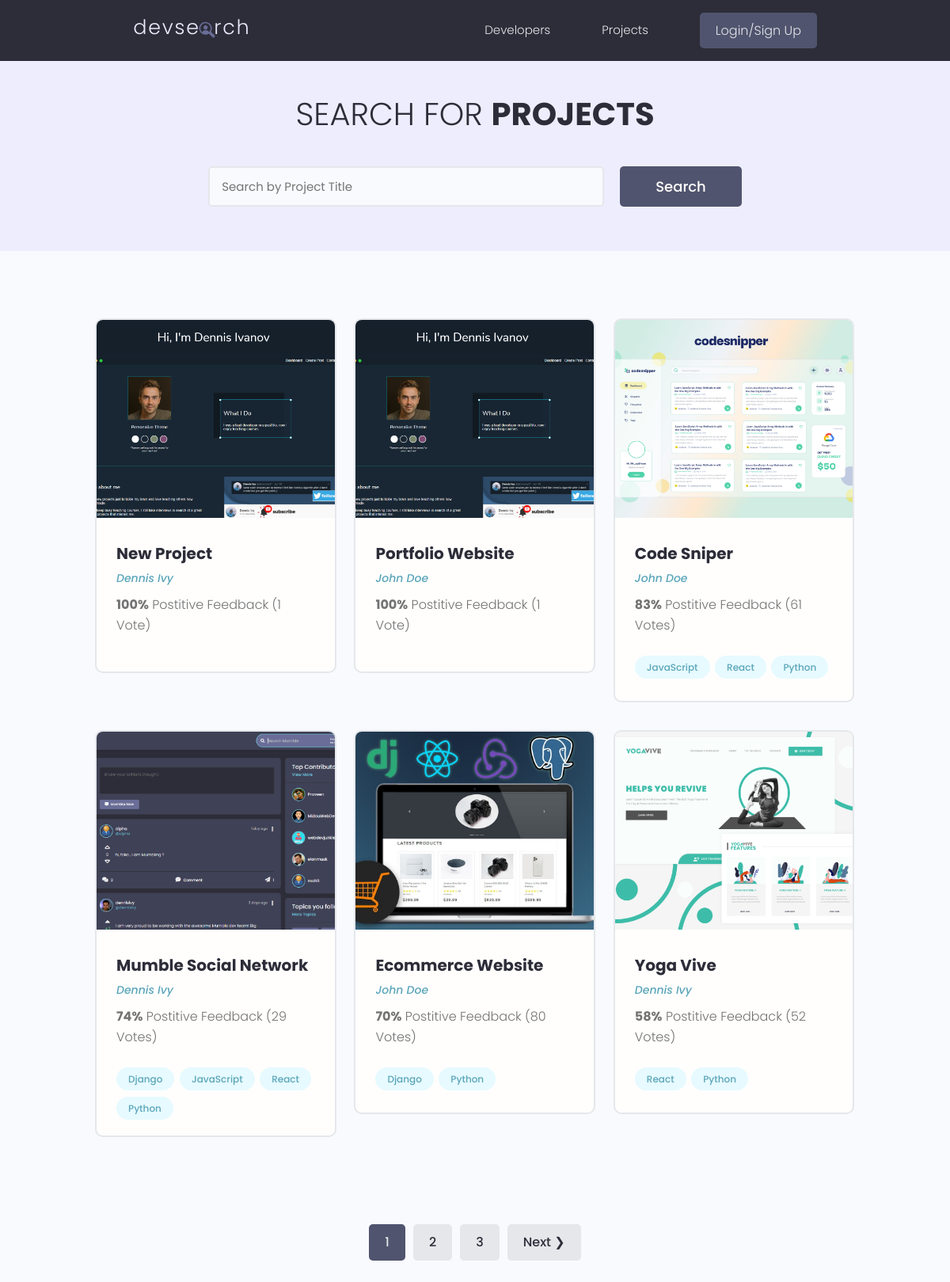
The app's page /projects/, older data.
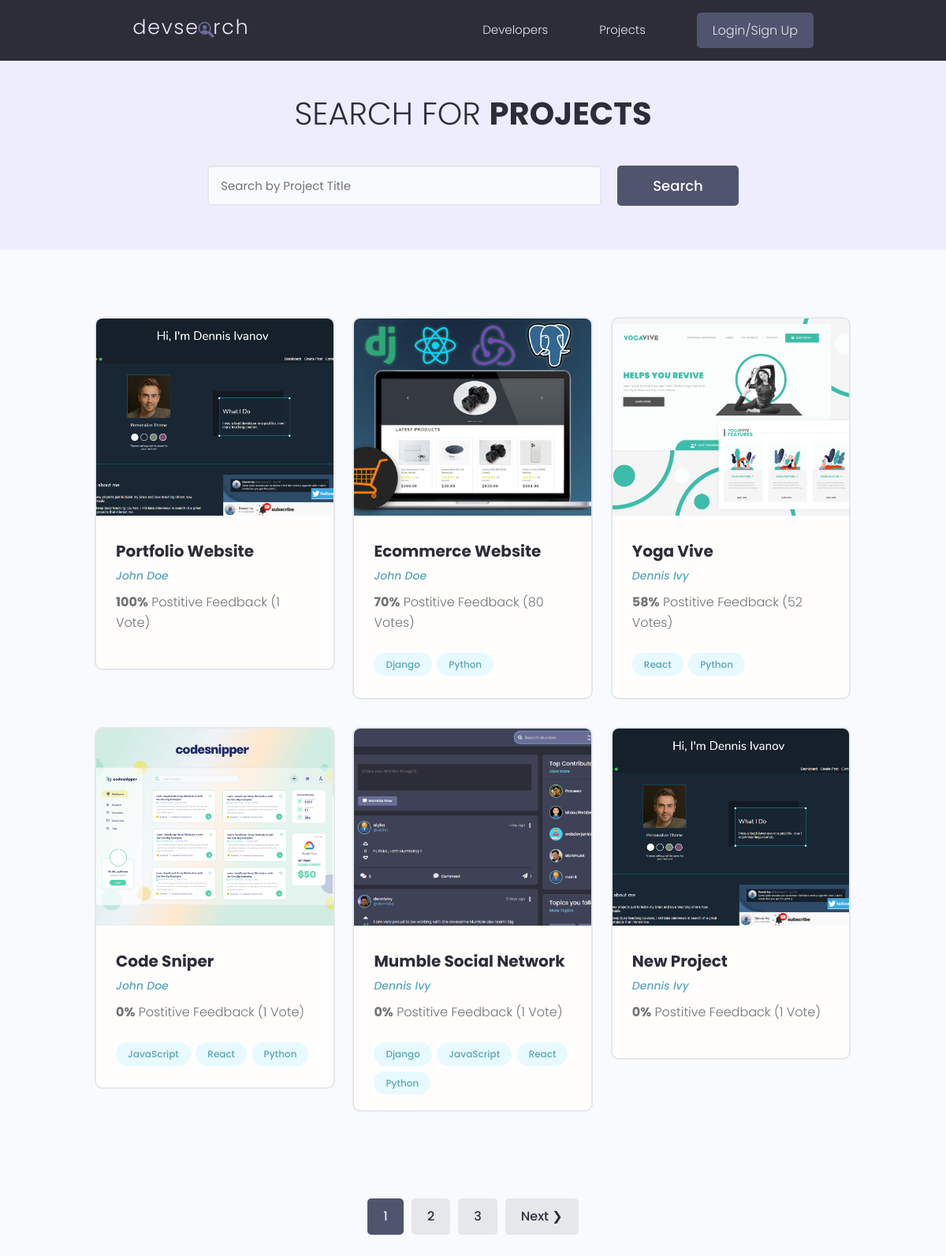
The same page, newer data.
### projects/models.py (models this page shows, shortened)
class Project(models.Model):
    owner = models.ForeignKey(Profile, null=True, blank=True, on_delete=models.SET_NULL)
    title = models.CharField(max_length=200)
    description = models.TextField(null=True, blank=True)
    featured_image = models.ImageField(null=True, blank=True, default = "default.jpg")
    demo_link = models.CharField(max_length=2000, null=True, blank=True)
    source_link = models.CharField(max_length=2000, null=True, blank=True)
    tags = models.ManyToManyField('Tag', blank=True)
    vote_total = models.IntegerField(default=0, null=True, blank=True)
    vote_ratio = models.IntegerField(default=0, null=True, blank=True)
    created = models.DateTimeField(auto_now_add=True)
    id = models.UUIDField(default=uuid.uuid4, unique=True, primary_key=True, editable=False)
    class Meta:
        ordering = ['-vote_ratio','-vote_total', 'title']

class Tag(models.Model):
    name = models.CharField(max_length=200)
    created = models.DateTimeField(auto_now_add=True)
    id = models.UUIDField(default=uuid.uuid4, unique=True, primary_key=True, editable=False)
    def __str__(self):
        return self.name

### users/models.py (models this page shows, shortened)
class Profile(models.Model):
    user = models.OneToOneField(User, on_delete=models.CASCADE, null=True, blank=True)
    name = models.CharField(max_length=200, blank=True, null=True)
    email = models.EmailField(max_length=500, blank=True,null=True)
    username = models.CharField(max_length=200, blank=True, null=True)
    location = models.CharField(max_length=200, blank=True, null=True)
    short_intro = models.CharField(max_length=500, blank=True, null=True)
    bio = models.TextField(blank=True, null=True)
    profile_image = models.ImageField(blank=True, null=True, upload_to='profiles/', default='profiles/user-default.png' )
    social_github = models.CharField(max_length=200, blank=True, null=True)
    social_twitter = models.CharField(max_length=200, blank=True, null=True)
    social_linkedin = models.CharField(max_length=200, blank=True, null=True)
    social_youtube = models.CharField(max_length=200, blank=True, null=True)
    social_website = models.CharField(max_length=200, blank=True, null=True)
    created = models.DateTimeField(auto_now_add=True)
    id = models.UUIDField(default=uuid.uuid4, unique=True, primary_key=True, editable=False)

### projects/views.py (the view)
# urls.py: path('projects/', views.getProjects),
def projects(request):
    projects, search_query = searchProjects(request)
    custom_range, projects = paginateProjects(request, projects, 6)
    context = {
        'projects' : projects,
        'search_query': search_query,
        'custom_range':custom_range,
    }
    return render(request, 'projects/projects.html', context)

### projects/utils.py (called while the page is built)
def searchProjects(request):
    search_query = ''
    if request.GET.get('search_query'):
        search_query = request.GET.get('search_query')
    tags = Tag.objects.filter(name__contains=search_query)
    projects = Project.objects.distinct().filter(Q(title__icontains=search_query) |
                                      Q(description__icontains=search_query) |
                                      Q(owner__name__icontains=search_query) |
                                      Q(tags__in=tags))
    return projects, search_query

def paginateProjects(request, projects, results):
    page = request.GET.get('page')
    paginator = Paginator(projects, results)
    try:
        projects = paginator.page(page)
    except PageNotAnInteger:
        page = 1
        projects = paginator.page(page)
    except EmptyPage:
        page = paginator.num_pages
        projects = paginator.page(page)
    leftIndex = (int(page) - 4)
    if leftIndex < 1:
        leftIndex = 1
    rightIndex = (int(page) + 5)
    if rightIndex > paginator.num_pages:
        rightIndex = paginator.num_pages + 1
    custom_range = range(leftIndex,rightIndex)
    return custom_range, projects

### projects/templates/projects/projects.html (shortened to what this page needs)
{% extends "main.html" %}
{%load static%}
{%block content%}
  <main class="projects">
    <section class="hero-section text-center">
      <div class="container container--narrow">
        <div class="hero-section__box">
          <h2>Search for <span>Projects</span></h2>
        </div>
        <div class="hero-section__search">
          <form id="searchForm"class="form" action="#" method="get">
            <div class="form__field">
              <input class="input input--text" id="formInput#search" type="text" name="search_query"
                value="{{search_query}}"placeholder="Search by Project Title" />
            </div>
            <input class="btn btn--sub btn--lg" type="submit" value="Search" />
          </form>
        </div>
      </div>
    </section>
    <section class="projectsList">
      <div class="container">
        <div class="grid grid--three">
        {%for project in projects%}
          <div class="column">
            <div class="card project">
              <a href="{%url 'project' project.id%}" class="project">
                <img class="project__thumbnail" src="{{project.featured_image.url}}" alt="project thumbnail" />
                <div class="card__body">
                  <h3 class="project__title">{{project.title}}</h3>
                  <p><a class="project__author" href="{%url 'user-profile' project.owner.id%}">{{project.owner.name}}</a></p>
                  <p class="project--rating">
                    <span style="font-weight: bold;">{{project.vote_ratio}}%</span> Postitive
                    Feedback ({{project.vote_total}} Vote{{project.vote_total|pluralize:"s"}})
                  </p>
                  <div class="project__tags">
                    {%for tag in project.tags.all%}
                    <span class="tag tag--pill tag--main">
                      <small>{{tag}}</small>
                    </span>
                    {%endfor%}
                  </div>
                </div>
              </a>
            </div>
          </div>
          {%endfor%}
        </div>
      </div>
    </section>
  {%include 'pagination.html' with queryset=projects custom_range=custom_range%}
  </main>
{%endblock%}

### templates/main.html (shortened to what this page needs)
<!DOCTYPE html>
{%load static%}
<html lang="en">
<head>
    <link rel="stylesheet" href="https://cdn.iconmonstr.com/1.3.0/css/iconmonstr-iconic-font.min.css" />
    <link rel="stylesheet" href="{%static 'uikit/styles/uikit.css'%}" />
    <link rel="stylesheet" href="{%static 'styles/app.css'%}" />
</head>
<body>
    {%include 'navbar.html'%}
    {%block content%}
    {%endblock%}
</body>
</html>

### templates/navbar.html (shortened to what this page needs)
{%load static%}
<header class="header">
  <div class="container container--narrow">
    <a href="{%url 'profiles'%}" class="header__logo">
      <img src="{%static 'images/logo.svg'%}" alt="DevSearch Logo" />
    </a>
    <nav class="header__nav">
      <ul class="header__menu">
        <li class="header__menuItem"><a href="{%url 'profiles'%}">Developers</a></li>
        <li class="header__menuItem"><a href="{%url 'projects'%}">Projects</a></li>
        {%if request.user.is_authenticated %}
        <li class="header__menuItem"><a href="{%url 'inbox'%}">Inbox</a></li>
        <li class="header__menuItem"><a href="{%url 'account'%}">Account</a></li>
        <li class="header__menuItem"><a href="{%url 'logout'%}" class="btn btn--sub">Logout</a></li>
        {%else%}
        <li class="header__menuItem"><a href="{%url 'login'%}" class="btn btn--sub">Login/Sign Up</a></li>
        {%endif%}
      </ul>
    </nav>
  </div>
</header>

### templates/pagination.html (shortened to what this page needs)
{%if queryset.has_other_pages%}
<div class="pagination">
  <ul class="container">
    {%for page in custom_range%}
    {%if page == queryset.number%}
    <li><a href="?search_query={{search_query}}&page={{page}}" class="btn page-link btn--sub">{{page}}</a></li>
    {%else%}
    <li><a href="?search_query={{search_query}}&page={{page}}" class="btn page-link">{{page}}</a></li>
    {%endif%}
    {%endfor%}
    {%if queryset.has_next%}
    <li><a href="?search_query={{search_query}}&page={{queryset.next_page_number}}" class="btn page-link">Next &#10095;</a></li>
    {%endif%}
  </ul>
</div>
{%endif%}

### static/styles/app.css (style rules this page uses)
:root { --color-sub: #2d2d39; }
.btn--sub { background-color: var(--color-sub-light); }
.card { border: 2px solid var(--color-light); }
img { width: 100%; }
.header { position: sticky; z-index: 111; background-color: var(--color-sub); padding: 1.5rem 0; }
.header > .container { display: flex; justify-content: space-between; align-items: center; }
.header__logo > img { height: 3.8rem; }
.header__nav > ul { display: inline-flex; align-items: center; list-style: none; gap: 6.5rem; }
.header__menuItem > a { color: var(--color-light); font-weight: 300; }
.hero-section { height: 40vh; display: flex; align-items: center; background-color: var(--color-sub); }
.hero-section__box { margin-bottom: 4rem; }
.hero-section__box > h2, .hero-section__box > h2 > span { font-size: 4rem; color: var(--color-light); line-height: 1.3; text-transform: uppercase; }
.hero-section__box > h2 { font-weight: 300; }
.hero-section__box > h2 > span { font-weight: 700; }
.hero-section__search > .form { display: flex; align-items: center; justify-content: center; gap: 2rem; }
.hero-section__search > .form input.input--text { width: 50rem; }
.pagination { margin-top: 8rem; margin-bottom: 10rem; }
.pagination > ul { flex-wrap: wrap; list-style: none; display: flex; align-items: center; justify-content: center; gap: 1rem; }
.pagination .btn { color: var(--color-sub); }
.pagination .btn.btn--sub { color: var(--color-light); }
.project__author { font-size: 1.4rem; font-style: italic; }
.project--rating { margin-bottom: 1.6em; margin-top: .5em; }
.projects > .hero-section { background: var(--color-sub-lighter); height: 30vh; }
.projects .hero-section__box { margin-bottom: 2.5rem; }
.projects .hero-section__box > h2 { color: var(--color-sub); }
.projects .hero-section__box > h2 > span { font-weight: 700; color: var(--color-sub); }
.projectsList { margin-top: 8rem; }
.project__thumbnail { height: 25rem; object-fit: cover; object-position: top center; }
.project__title { font-size: 2rem; font-weight: 700; color: var(--color-sub); }

### static/uikit/styles/modules/_variables.css (style rules this page uses)
:root { --color-main: #5aa5b9; --color-main-light: #e6faff; --color-sub: #3f4156; --color-sub-light: #51546e; --color-sub-lighter: #ededfd; --color-text: #737373; --color-gray: #8b8b8b; --color-light: #e5e7eb; --color-light-gray: #767676; --color-bg: #f8fafd; --color-white: #fffefd; --color-white-light: #f3f3f3; --color-success: #359e64; --color-success-bg: #def8e8; --color-error: #fc4b0b; --color-error-bg: #fff2ee; --font-base: 'Poppins', arial, helvetica, 'Segoe UI', roboto, ubuntu, sans-serif; --font-monospace: 'Fira Code', 'Courier New', courier, monospace; --font-regular: 300; --font-medium: 500; --font-bold: 700; --generic-shadow: 1px 1px 5px #00000010; --generic-transition: all 0.3s ease-in-out; }

### static/uikit/styles/modules/_base.css (style rules this page uses)
* { margin: 0; padding: 0; box-sizing: border-box; text-rendering: optimizeLegibility; color: inherit; font-size: inherit; }
html { font-size: 50%; }
@media only screen and (min-width: 480px) { html { font-size: 56.25%; } }
@media only screen and (min-width: 1200px) { html { font-size: 62.5%; } }
body { line-height: 1.6; font-weight: 400; font-size: 1.5rem; color: var(--color-text); background-color: var(--color-bg); min-height: 100vh; }

### static/uikit/styles/modules/_typography.css (style rules this page uses)
* { font-family: var(--font-base); }
h2 { font-size: 3.6rem; font-weight: var(--font-bold); }
h3 { font-size: 3.2rem; font-weight: var(--font-medium); }
p, span, strong { font-size: 1.6rem; color: var(--color-text); font-weight: var(--font-regular); }
a { padding-bottom: 2px; text-decoration: none; display: inline-block; color: var(--color-main); font-weight: var(--font-medium); }

### static/uikit/styles/modules/_utilities.css (style rules this page uses)
.container { width: 92%; max-width: 165rem; margin: 0 auto; box-sizing: border-box; }
.container--narrow { width: 92%; max-width: 120rem; }
@media screen and (min-width: 1000px) { .container { width: 90%; } }
@media screen and (min-width: 1000px) { .container--narrow { width: 85%; } }
@media screen and (min-width: 1200px) { .container { width: 80%; } }
@media screen and (min-width: 1200px) { .container--narrow { width: 72%; } }
.text-center { text-align: center; }

### static/uikit/styles/modules/_card.css (style rules this page uses)
.card { border-radius: 1rem; background-color: var(--color-white); border: 1.5px solid var(--color-light); width: auto; height: auto; margin-top: 0.5rem; margin-bottom: 0.5rem; overflow: hidden; }
.card__body, .card__header { padding: 2rem 2.5rem; }

Row changes from the older to the newer data that the page shows:
shown differently, row unchanged: Project "Ecommerce Website": moves up the list
shown differently, row unchanged: Project "Yoga Vive": moves up the list
changed Project "Code Sniper": vote_ratio "83" → "0"; vote_total "61" → "1"
changed Project "Mumble Social Network": vote_ratio "74" → "0"; vote_total "29" → "1"
changed Project "New Project": vote_ratio "100" → "0"; moves down the list
